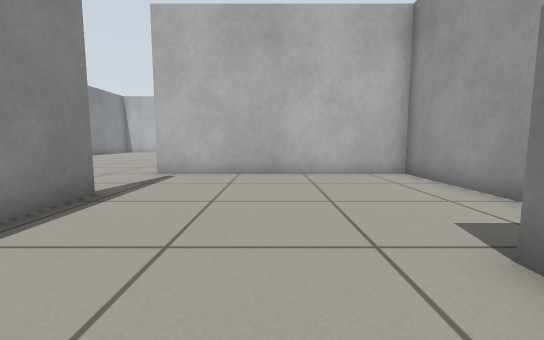
View 1 (above)

18 first-person views from a walk through a Gazebo world. The camera is 0.5 m above the floor, tilts 6° down and sees 90° across. The floor is counted in squares, 0.5 m on a side. Each view is taken from the middle of a square. On the plan, view 1 faces up. The plan holds only what a view shows up to about 11 squares ahead; the rest is blank.

View 2
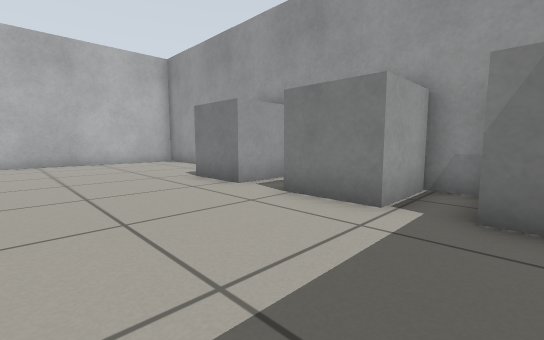

View 3
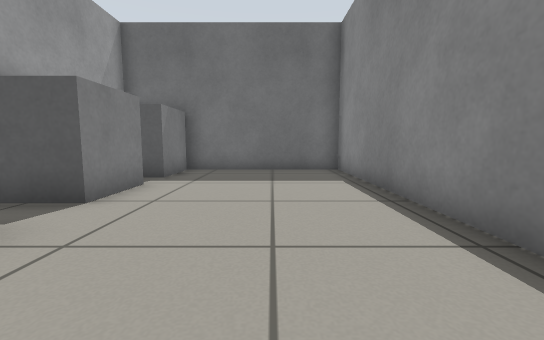

View 4
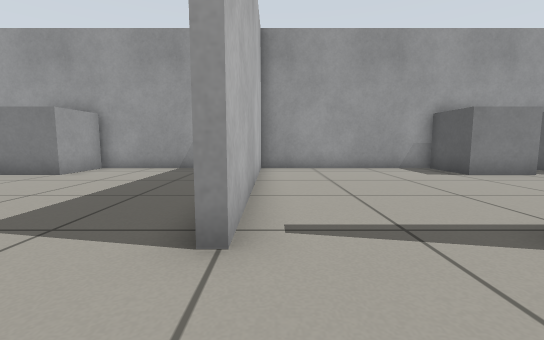

View 5
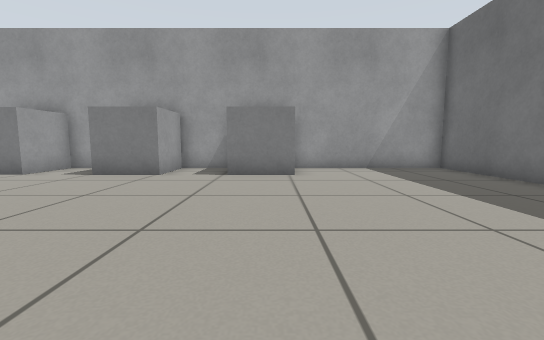

View 6
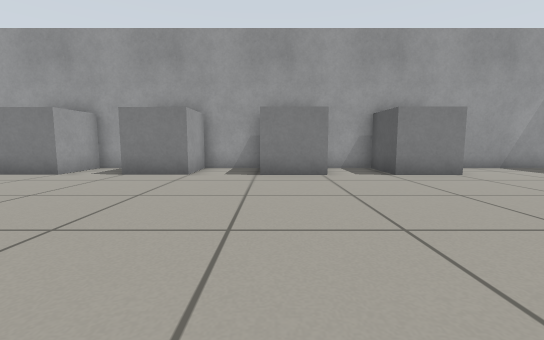

View 7
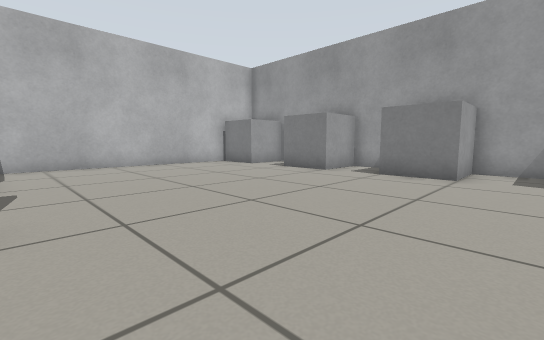

View 8
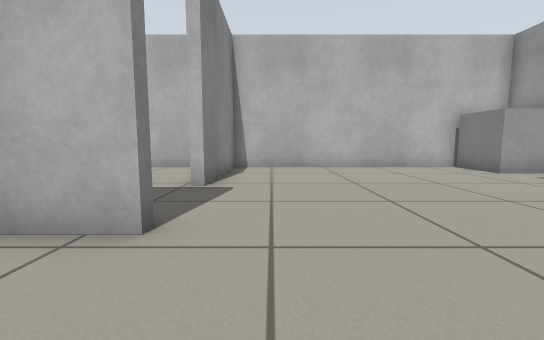

View 9
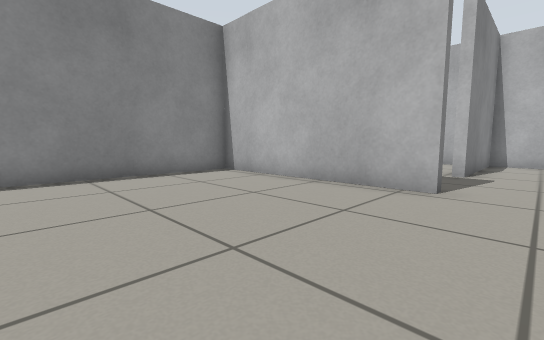

View 10
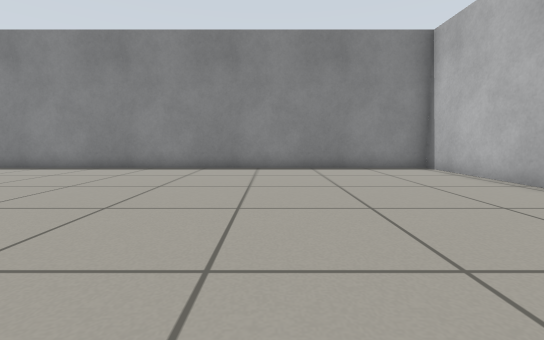

View 11
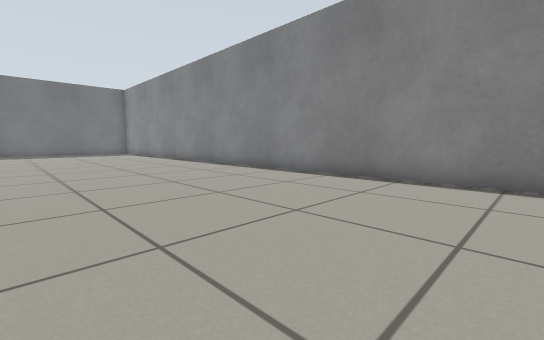

View 12
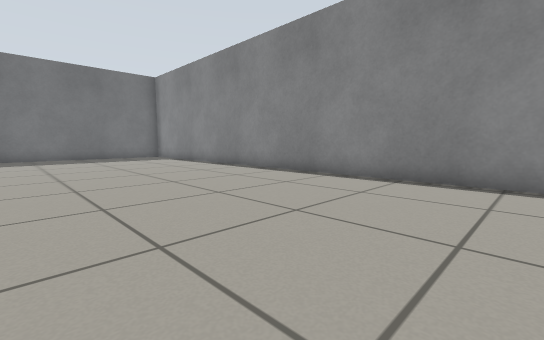

View 13
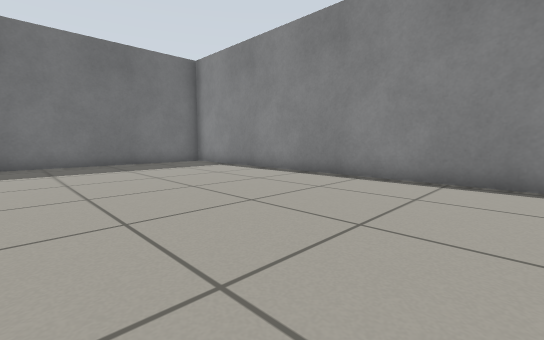

View 14
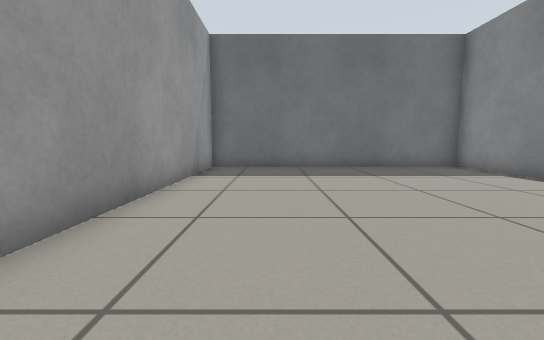

View 15
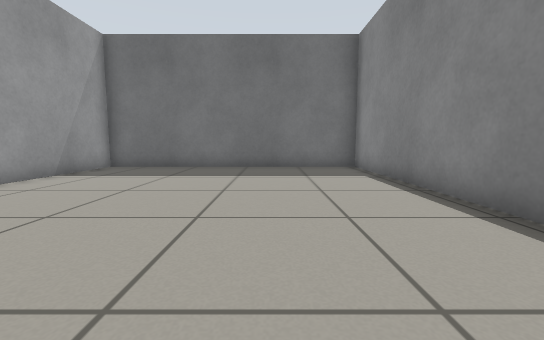

View 16
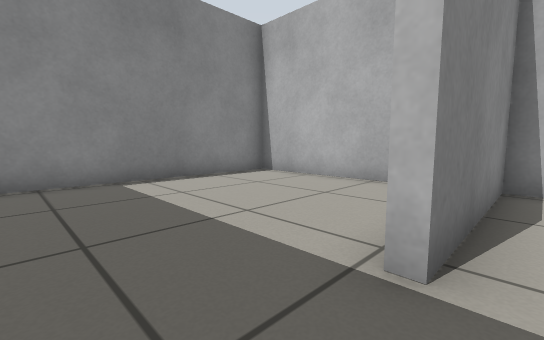

View 17
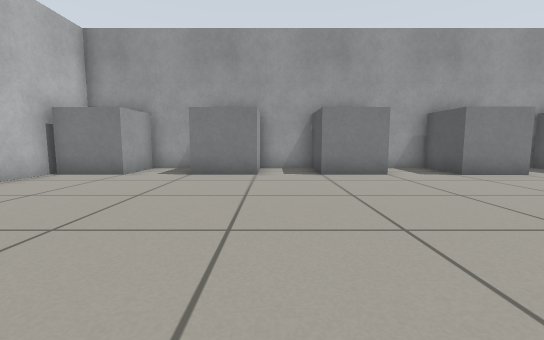

View 18
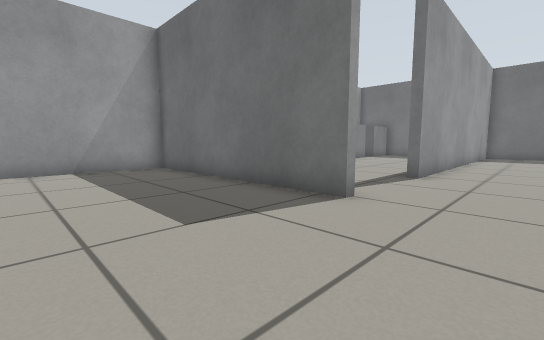

### Floor plan
Points are (right, up) in squares from view 1. A wall is a line through its corners. A room is listed if a view was taken in it or the views show most of it. See-through windows are left out.
Room 1 (views 1, 2, 3)
walls: (-3.4, 0.8) (-3.4, -6.7) (4.1, -6.7); (-3.7, 5.1) (-3.4, 5.1) (-3.4, 3.3); (4.1, -4.6) (4.1, 8.4) (-3.6, 8.4)
ways out: opening at (-3, 7) to room 2
objects: grey box (2, -6) to (4, -5); grey box (2, -3) to (4, -2); grey box (2, 0) to (4, 2)
Room 2 (views 4, 5, 6, 7, 8, 9, 10, 11, 12, 13, 14, 15, 16, 17, 18)
walls: (-3.6, 8.7) (4.1, 8.7) (4.1, 22.6); (-6.5, 25.2) (-6.5, 24.8) (-13.3, 24.8) (-13.3, -6.7) (-3.7, -6.7) (-3.7, 5.1); (4.1, 24.4) (4.1, 26.5); (4.1, 28.4) (4.1, 30.5); (4.2, 32.7) (-6.5, 32.7) (-6.5, 28)
ways out: opening at (-3, 7) to room 1; opening at (-7, 27) to room 3
objects: grey box (2, 15) to (4, 16); grey box (2, 19) to (4, 20); grey box (2, 23) to (4, 24); grey box (2, 27) to (4, 28); grey box (2, 31) to (4, 32)
Room 3 (no view inside)
walls: (-8.1, 32.7) (-13.3, 32.7) (-13.3, 25.9)
ways out: opening at (-7, 27) to room 2

Positions as (right, up) in squares from view 1, and headings:
1: (0, 0), facing up
2: (-2, -5), facing up-right
3: (-1, 3), facing down
4: (-6, 8), facing right
5: (-6, 15), facing right
6: (-6, 20), facing right
7: (-6, 21), facing up-right
8: (-5, 22), facing up
9: (-5, 19), facing up-left
10: (-3, 19), facing left
11: (-6, 17), facing down-left
12: (-6, 11), facing down-left
13: (-6, 6), facing down-left
14: (-6, 4), facing down
15: (-10, 4), facing down
16: (-6, 26), facing up-left
17: (-6, 26), facing right
18: (-6, 13), facing down-right
